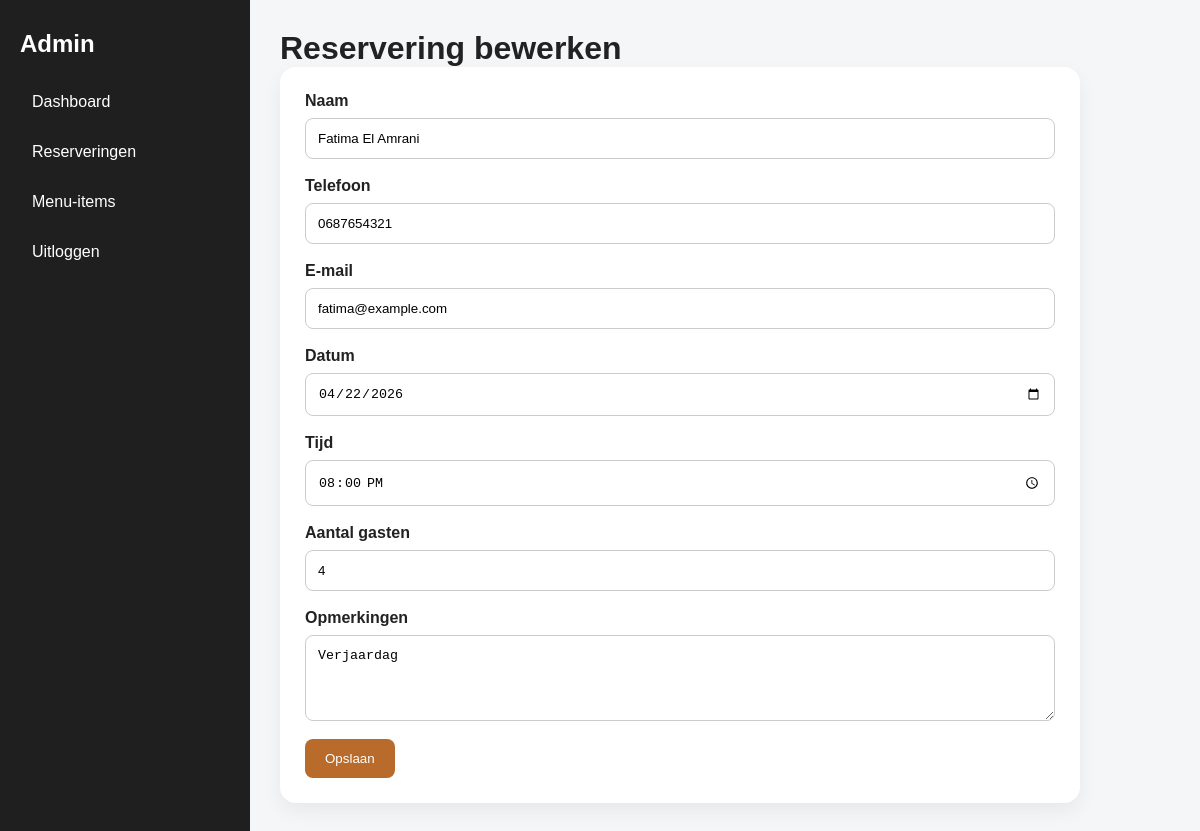
The app's page /admin/reservation_edit.php?id=2 (signed in) with its own data.
### tables this page shows
CREATE TABLE IF NOT EXISTS `reservations` (
  `id` int NOT NULL AUTO_INCREMENT,
  `name` varchar(150) NOT NULL,
  `phone` varchar(50) NOT NULL,
  `email` varchar(150) NOT NULL,
  `reservation_date` date NOT NULL,
  `reservation_time` time NOT NULL,
  `guests` int NOT NULL,
  `notes` text,
  `created_at` timestamp NULL DEFAULT CURRENT_TIMESTAMP,
  PRIMARY KEY (`id`)
);

### admin/reservation_edit.php (the view, shortened to what this page needs)
<?php
require_once '../config/db.php';
$id = $_GET['id'] ?? null;
$stmt = $pdo->prepare("SELECT * FROM reservations WHERE id = :id");
$stmt->execute([':id' => $id]);
$reservation = $stmt->fetch(PDO::FETCH_ASSOC);
?>
<!DOCTYPE html>
<html lang="nl">
<head>
    <link rel="stylesheet" href="../assets/css/admin.css">
</head>
<body>
    <div class="admin-layout">
        <aside class="admin-sidebar">
            <h2>Admin</h2>
            <nav>
                <a href="dashboard.php">Dashboard</a>
                <a href="reservations.php">Reserveringen</a>
                <a href="menu_items.php">Menu-items</a>
                <a href="logout.php">Uitloggen</a>
            </nav>
        </aside>
        <main class="admin-main">
            <h1>Reservering bewerken</h1>
            <form method="POST" class="admin-form-card">
                <div class="form-group">
                    <label>Naam</label>
                    <input type="text" name="name" value="<?php echo htmlspecialchars($reservation['name']); ?>" required>
                </div>
                <div class="form-group">
                    <label>Telefoon</label>
                    <input type="text" name="phone" value="<?php echo htmlspecialchars($reservation['phone']); ?>" required>
                </div>
                <div class="form-group">
                    <label>E-mail</label>
                    <input type="email" name="email" value="<?php echo htmlspecialchars($reservation['email']); ?>" required>
                </div>
                <div class="form-group">
                    <label>Datum</label>
                    <input type="date" name="reservation_date" value="<?php echo htmlspecialchars($reservation['reservation_date']); ?>" required>
                </div>
                <div class="form-group">
                    <label>Tijd</label>
                    <input type="time" name="reservation_time" value="<?php echo htmlspecialchars($reservation['reservation_time']); ?>" required>
                </div>
                <div class="form-group">
                    <label>Aantal gasten</label>
                    <input type="number" name="guests" value="<?php echo htmlspecialchars($reservation['guests']); ?>" required>
                </div>
                <div class="form-group full-width">
                    <label>Opmerkingen</label>
                    <textarea name="notes" rows="4"><?php echo htmlspecialchars($reservation['notes']); ?></textarea>
                </div>
                <button type="submit" class="btn-admin">Opslaan</button>
            </form>
        </main>
    </div>
</body>
</html>

### assets/css/admin.css (style rules this page uses)
* { margin: 0; padding: 0; box-sizing: border-box; }
body { font-family: Arial, sans-serif; background: #f4f6f8; color: #222; }
a { text-decoration: none; }
.form-group { display: flex; flex-direction: column; margin-bottom: 18px; }
.form-group label { margin-bottom: 8px; font-weight: bold; }
.form-group input, .form-group textarea, .form-group select { padding: 12px; border: 1px solid #ccc; border-radius: 8px; }
.btn-admin { display: inline-block; padding: 12px 20px; background: #b86b2b; color: #fff; border: none; border-radius: 8px; cursor: pointer; }
.admin-layout { display: flex; min-height: 100vh; }
.admin-sidebar { width: 250px; background: #1f1f1f; color: #fff; padding: 30px 20px; }
.admin-sidebar h2 { margin-bottom: 25px; }
.admin-sidebar nav { display: flex; flex-direction: column; gap: 12px; }
.admin-sidebar nav a { color: #fff; padding: 10px 12px; border-radius: 8px; }
.admin-main { flex: 1; padding: 30px; }
.stat-card, .admin-card, .admin-form-card { background: #fff; padding: 25px; border-radius: 16px; box-shadow: 0 8px 20px rgba(0,0,0,.06); }
.admin-form-card { max-width: 800px; }
.full-width { width: 100%; }

### records on screen
reservations: name "Fatima El Amrani", phone "0687654321", email "fatima@example.com", reservation_date "04/22/2026", reservation_time "20:00:00", guests "4", notes "Verjaardag"
